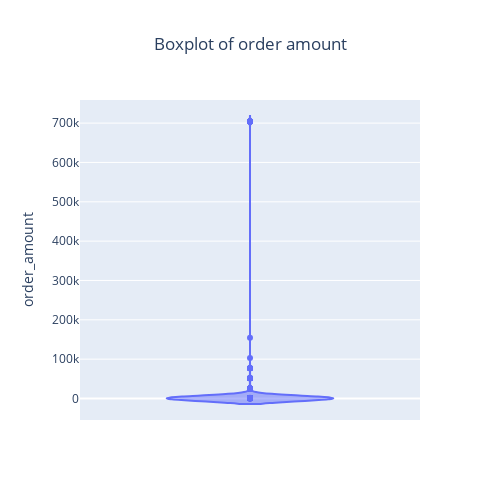

The cell this chart's notebook holds for it:
### Markdown cell above
Let's do a small investigation to see which is the case.

### Code cell
# Distribution of order amount
fig = px.violin(df, y="order_amount", title= 'Boxplot of order amount')
fig.update_layout(width=500, height=500, title_x=0.5)
fig.show()

### Figure 1 — Plotly figure (JSON) as saved in the notebook; plotly's stock layout.template omitted (floating-point values rounded to 4 significant figures; data arrays with more than 128 entries replaced by an {"elided": "..."} marker saying what was removed)
{"data": [{"alignmentgroup": "True", "box": {"visible": false}, "hovertemplate": "order_amount=%{y}<extra></extra>", "legendgroup": "", "marker": {"color": "#636efa"}, "name": "", "offsetgroup": "", "orientation": "v", "scalegroup": "True", "showlegend": false, "type": "violin", "x0": " ", "xaxis": "x", "y": {"elided": "5000 int values"}, "y0": " ", "yaxis": "y"}], "layout": {"height": 500, "legend": {"tracegroupgap": 0}, "title": {"text": "Boxplot of order amount", "x": 0.5}, "violinmode": "group", "width": 500, "xaxis": {"anchor": "y", "autorange": true, "domain": [0, 1], "range": [-0.5, 0.5], "type": "category"}, "yaxis": {"anchor": "x", "autorange": true, "domain": [0, 1], "range": [-54660.0, 758700.0], "title": {"text": "order_amount"}, "type": "linear"}}}
